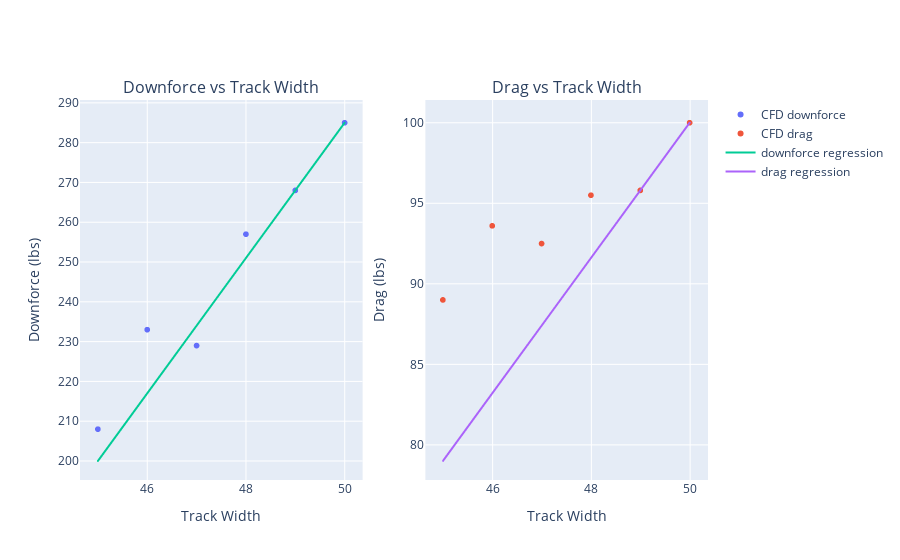

The cell this chart's notebook holds for it:
### Code cell
import plotly.graph_objects as go
from plotly.subplots import make_subplots

# create subplots objects
fig = make_subplots(rows=1, cols=2, subplot_titles=("Downforce vs Track Width", "Drag vs Track Width"))

# create the scatter traces to add
downforce_trace = go.Scattergl(x=aero_df.index, y=aero_df["downforce"], mode='markers', name="CFD downforce")
drag_trace = go.Scattergl(x=aero_df.index, y=aero_df["drag"], mode='markers', name="CFD drag")

# create the line traces to add
pred_downforce_trace = go.Scattergl(x=aero_df.index, y=aero_df["pred_downforce"], mode='lines', name="downforce regression")
pred_drag_trace = go.Scattergl(x=aero_df.index, y=aero_df["pred_drag"], mode='lines', name="drag regression")

# add the traces to the subplots
fig.add_trace(downforce_trace, row=1, col=1)
fig.add_trace(drag_trace, row=1, col=2)
fig.add_trace(pred_downforce_trace, row=1, col=1)
fig.add_trace(pred_drag_trace, row=1, col=2)

# additional formatting
fig.update_xaxes(title_text="Track Width", row=1, col=1)
fig.update_xaxes(title_text="Track Width", row=1, col=2)
fig.update_yaxes(title_text="Downforce (lbs)", row=1, col=1)
fig.update_yaxes(title_text="Drag (lbs)", row=1, col=2)

fig.show()

### Figure 1 — Plotly figure (JSON) as saved in the notebook; plotly's stock layout.template omitted (floating-point values rounded to 4 significant figures)
{"data": [{"mode": "markers", "name": "CFD downforce", "type": "scattergl", "x": [45, 46, 47, 48, 49, 50], "xaxis": "x", "y": [208, 233, 229, 257, 268, 285], "yaxis": "y"}, {"mode": "markers", "name": "CFD drag", "type": "scattergl", "x": [45, 46, 47, 48, 49, 50], "xaxis": "x2", "y": [89, 93.6, 92.5, 95.5, 95.8, 100], "yaxis": "y2"}, {"mode": "lines", "name": "downforce regression", "type": "scattergl", "x": [45, 46, 47, 48, 49, 50], "xaxis": "x", "y": [200.0, 217.0, 234.0, 251.0, 268.0, 285.0], "yaxis": "y"}, {"mode": "lines", "name": "drag regression", "type": "scattergl", "x": [45, 46, 47, 48, 49, 50], "xaxis": "x2", "y": [79.0, 83.2, 87.4, 91.6, 95.8, 100.0], "yaxis": "y2"}], "layout": {"annotations": [{"font": {"size": 16}, "showarrow": false, "text": "Downforce vs Track Width", "x": 0.225, "xanchor": "center", "xref": "paper", "y": 1, "yanchor": "bottom", "yref": "paper"}, {"font": {"size": 16}, "showarrow": false, "text": "Drag vs Track Width", "x": 0.775, "xanchor": "center", "xref": "paper", "y": 1, "yanchor": "bottom", "yref": "paper"}], "xaxis": {"anchor": "y", "domain": [0, 0.45], "title": {"text": "Track Width"}}, "xaxis2": {"anchor": "y2", "domain": [0.55, 1], "title": {"text": "Track Width"}}, "yaxis": {"anchor": "x", "domain": [0, 1], "title": {"text": "Downforce (lbs)"}}, "yaxis2": {"anchor": "x2", "domain": [0, 1], "title": {"text": "Drag (lbs)"}}}}
